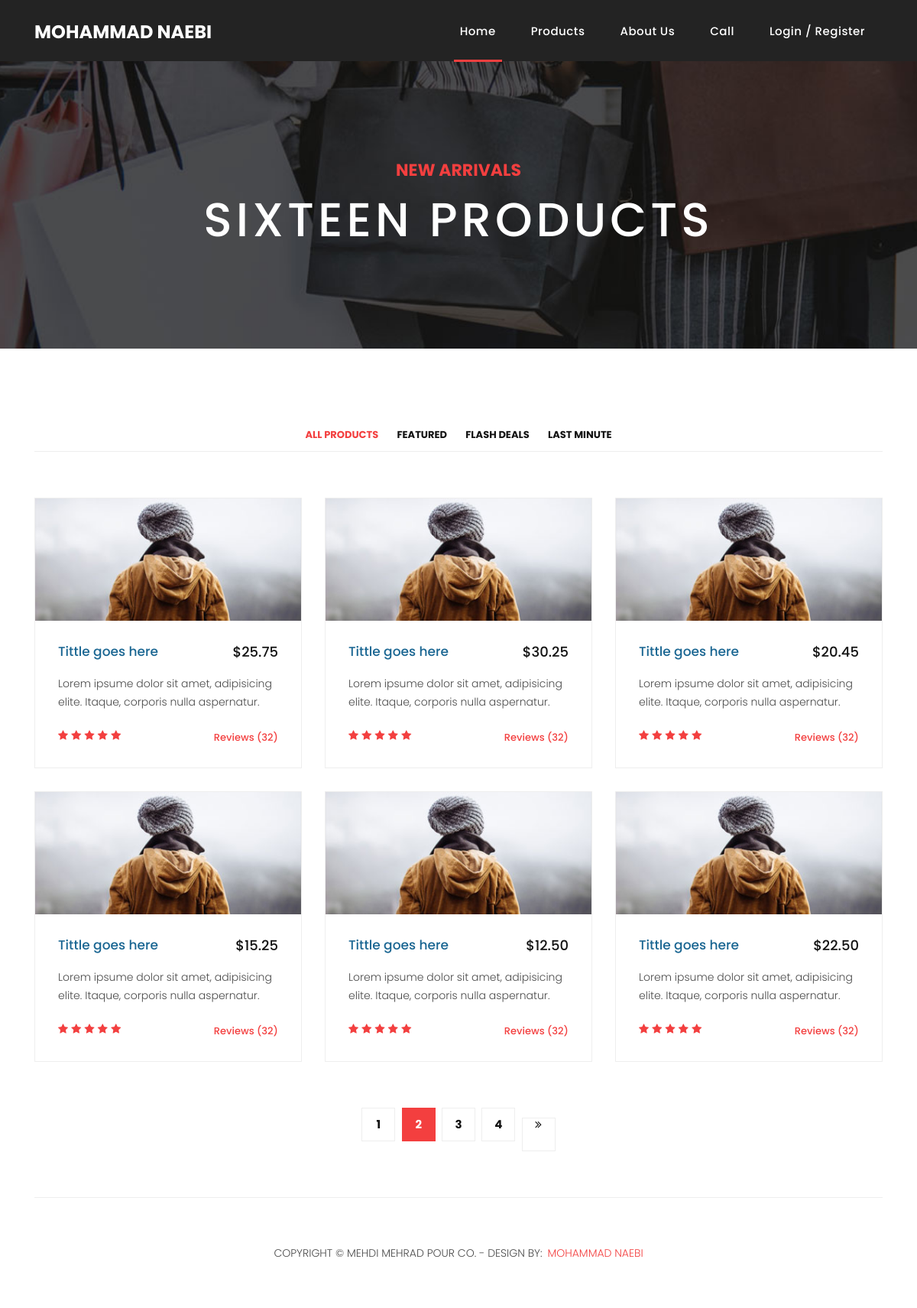
/products/, run on an earlier commit of the app's database.
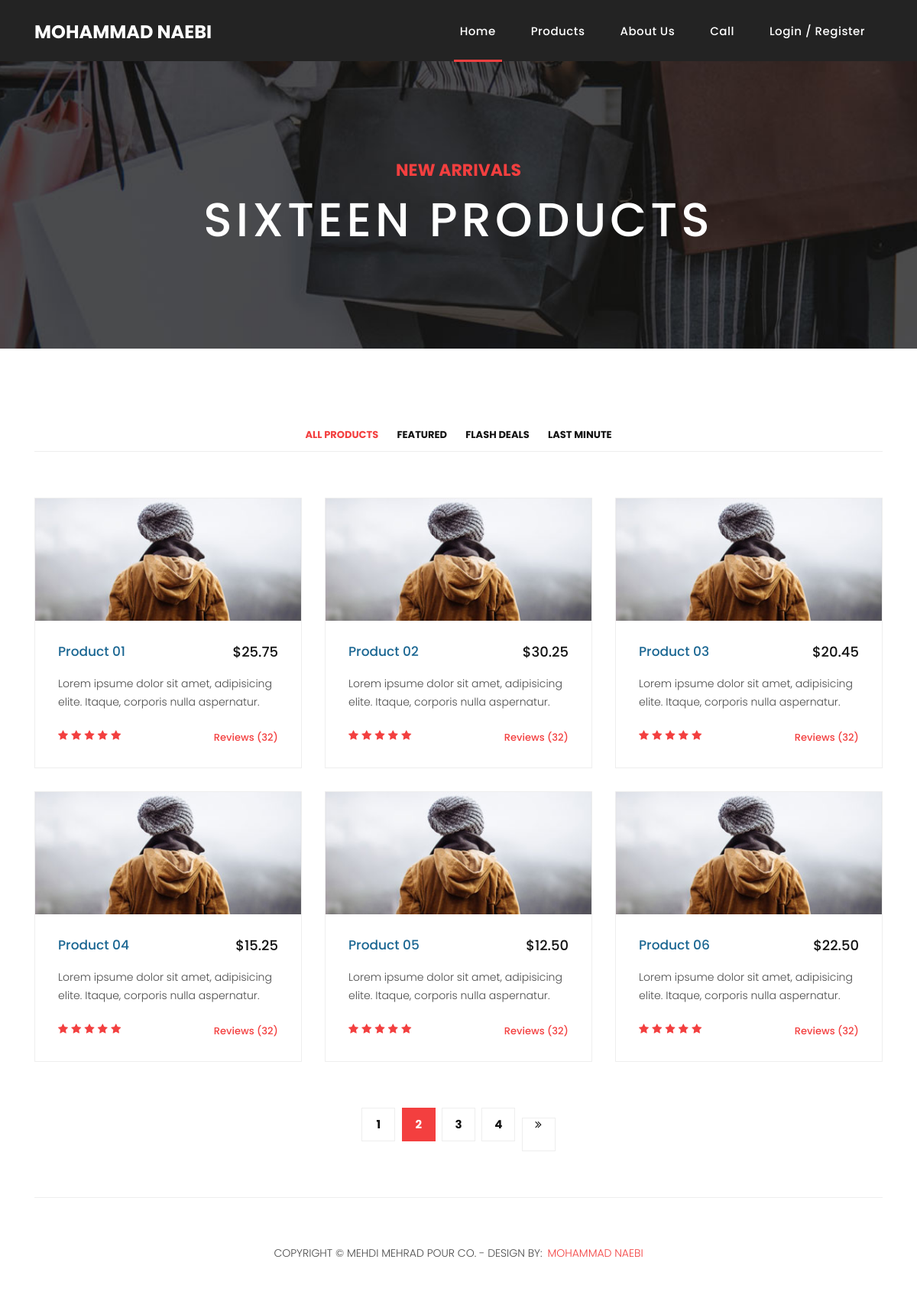
And on a later commit of the database.
### app_products/models.py (models this page shows)
class Product(models.Model):
	name = models.CharField(max_length=200)
	price = models.IntegerField(null=True)
	short_distribution = models.CharField(max_length=300)
	distribution = models.TextField(null=True)
	is_exist = models.BooleanField(null=True)
	pic = models.ImageField(null=True, verbose_name='image')

### app_products/views.py (the view)
# urls.py: path('', views.show_products_page, name='products'),
def show_products_page(request):
	products = Product.objects.all()
	content = {
		"products" : products
	}
	return render(request, 'app_products/products.html', content)

### app_products/templates/app_products/products.html (shortened to what this page needs)
{% extends  'app_main/base.html' %}
{% block content %}
	<div class="page-heading products-heading header-text">
		<div class="container">
			<div class="row">
				<div class="col-md-12">
					<div class="text-content">
						<h4>new arrivals</h4>
						<h2>sixteen products</h2>
					</div>
				</div>
			</div>
		</div>
	</div>
	<div class="products">
		<div class="container">
			<div class="row">
				<div class="col-md-12">
					<div class="filters">
						<ul>
							<li class="active" data-filter="*">All Products</li>
							<li data-filter=".des">Featured</li>
							<li data-filter=".dev">Flash Deals</li>
							<li data-filter=".gra">Last Minute</li>
						</ul>
					</div>
				</div>
				<div class="col-md-12">
					<div class="filters-content">
						<div class="row">
							{% for product in products %}
								<div class="col-md-4">
									<div class="product-item">
										<a href="#"><img src="../../../static/assets/images/product_02.jpg"></a>
										<div class="down-content">
											<a href=""><h4>{{ product.name }}</h4></a>
											<h6>{{ product.price }}</h6>
											<p>{{ product.distribution }}</p>
											<ul class="stars">
												<li><i class="fa fa-star"></i></li>
												<li><i class="fa fa-star"></i></li>
												<li><i class="fa fa-star"></i></li>
												<li><i class="fa fa-star"></i></li>
												<li><i class="fa fa-star"></i></li>
											</ul>
											<span>Reviews (32)</span>
										</div>
									</div>
								</div>
							{% endfor %}
						</div>
					</div>
				</div>
				<div class="col-md-12">
					<ul class="pages">
						<li><a href="#">1</a></li>
						<li class="active"><a href="#">2</a></li>
						<li><a href="#">3</a></li>
						<li><a href="#">4</a></li>
						<li><a href="#"><i class="fa fa-angle-double-right"></i></a></li>
					</ul>
				</div>
			</div>
		</div>
	</div>
{% endblock %}

### app_main/templates/app_main/base.html (shortened to what this page needs)
<html lang="en">
<head>
	{% include 'app_main/link_head.html' %}
</head>
<body>
{% include 'app_main/site_header.html' %}
{% block content %}{% endblock %}
{% include 'app_main/site-footer.html' %}
</body>
</html>

### app_main/templates/app_main/link_head.html (shortened to what this page needs)
<link rel="stylesheet" href="../../../static/vendor/bootstrap/css/bootstrap.min.css">
<link rel="stylesheet" href="../../../static/assets/css/fontawesome.css">
<link rel="stylesheet" href="../../../static/assets/css/templatemo-sixteen.css">
<link rel="stylesheet" href="../../../static/assets/css/owl.css">

### app_main/templates/app_main/site_header.html (shortened to what this page needs)
<header>
	<nav class="navbar navbar-expand-lg">
		<div class="container">
			<a class="navbar-brand" href="index.html"><h2>Mohammad Naebi</h2></a>
			<div class="collapse navbar-collapse" id="navbarResponsive">
				<ul class="navbar-nav ml-auto">
					<li class="nav-item active">
						<a class="nav-link" href="{% url 'index' %}">Home
						</a>
					</li>
					<li class="nav-item">
						<a class="nav-link" href="{% url 'products' %}">Products</a>
					</li>
					<li class="nav-item">
						<a class="nav-link" href="{% url 'about-us' %}">About Us</a>
					</li>
					<li class="nav-item">
						<a class="nav-link" href="{% url 'contact-us' %}">Call</a>
					</li>
					<li class="nav-item">
						<a class="nav-link" href="{% url 'login' %}">Login / Register</a>
					</li>
				</ul>
			</div>
		</div>
	</nav>
</header>

### app_main/templates/app_main/site-footer.html
<footer>
	<div class="container">
		<div class="row">
			<div class="col-md-12">
				<div class="inner-content">
					<p>Copyright &copy; Mehdi Mehrad pour Co.
						- Design by: <a rel="nofollow noopener" href="#"
						                target="#">Mohammad Naebi</a></p>
				</div>
			</div>
		</div>
	</div>
</footer>

### static/assets/css/templatemo-sixteen.css (style rules this page uses)
body { font-family: 'Poppins', sans-serif; overflow-x: hidden; text-rendering: optimizeLegibility; -webkit-font-smoothing: antialiased; -moz-osx-font-smoothing: grayscale; }
p { margin-bottom: 0; font-size: 14px; font-weight: 300; color: #4a4a4a; line-height: 24px; }
a { text-decoration: none !important; }
ul { padding: 0; margin: 0; list-style: none; }
h1, h2, h3, h4, h5, h6 { margin: 0; }
.products-heading { background-image: url(../images/products-heading.jpg); }
.page-heading { padding: 210px 0 130px 0; text-align: center; background-position: center center; background-repeat: no-repeat; background-size: cover; }
.page-heading .text-content h4 { color: #f33f3f; font-size: 22px; text-transform: uppercase; font-weight: 700; margin-bottom: 15px; }
.page-heading .text-content h2 { color: #fff; font-size: 62px; text-transform: uppercase; letter-spacing: 5px; }
header { position: absolute; z-index: 99999; width: 100%; height: 80px; background-color: #232323; -webkit-transition: all 0.3s ease-in-out 0s; -moz-transition: all 0.3s ease-in-out 0s; -o-transition: all 0.3s ease-in-out 0s; transition: all 0.3s ease-in-out 0s; }
header .navbar { padding: 17px 0px; }
.navbar .navbar-brand { float: left; margin-top: -12px; outline: none; }
.navbar .navbar-brand h2 { color: #fff; text-transform: uppercase; font-size: 24px; font-weight: 700; -webkit-transition: all .3s ease 0s; -moz-transition: all .3s ease 0s; -o-transition: all .3s ease 0s; transition: all .3s ease 0s; }
#navbarResponsive { z-index: 999; }
.navbar-collapse { text-align: center; }
.navbar .navbar-nav .nav-item { margin: 0px 15px; }
.navbar .navbar-nav a.nav-link { text-transform: capitalize; font-size: 15px; font-weight: 500; letter-spacing: 0.5px; color: #fff; transition: all 0.5s; margin-top: 5px; }
.navbar .navbar-nav .nav-link:hover, .navbar .navbar-nav .active > .nav-link, .navbar .navbar-nav .nav-link.active, .navbar .navbar-nav .nav-link.show, .navbar .navbar-nav .show > .nav-link { color: #fff; padding-bottom: 25px; border-bottom: 3px solid #f33f3f; }
.product-item { border: 1px solid #eee; margin-bottom: 30px; }
.product-item .down-content { padding: 30px; position: relative; }
.product-item img { width: 100%; overflow: hidden; }
.product-item .down-content h4 { font-size: 17px; color: #1a6692; margin-bottom: 20px; }
.product-item .down-content h6 { position: absolute; top: 30px; right: 30px; font-size: 18px; color: #121212; }
.product-item .down-content p { margin-bottom: 20px; }
.product-item .down-content ul li { display: inline-block; }
.product-item .down-content ul li i { color: #f33f3f; font-size: 14px; }
.product-item .down-content span { position: absolute; right: 30px; bottom: 30px; font-size: 13px; color: #f33f3f; font-weight: 500; }
footer { text-align: center; }
footer .inner-content { border-top: 1px solid #eee; margin-top: 60px; padding: 60px 0px; }
footer .inner-content p { text-transform: uppercase; }
footer .inner-content p a { color: #f33f3f; margin-left: 3px; }
.products { margin-top: 100px; }
.products .filters { text-align: center; border-bottom: 1px solid #eee; padding-bottom: 10px; margin-bottom: 60px; }
.products .filters li { text-transform: uppercase; font-size: 13px; font-weight: 700; color: #121212; display: inline-block; margin: 0px 10px; transition: all .3s; cursor: pointer; }
.products .filters ul li.active, .products .filters ul li:hover { color: #f33f3f; }
.products ul.pages { margin-top: 30px; text-align: center; }
.products ul.pages li { display: inline-block; margin: 0px 2px; }
.products ul.pages li a { width: 44px; height: 44px; display: inline-block; line-height: 42px; border: 1px solid #eee; font-size: 15px; font-weight: 700; color: #121212; transition: all .3s; }
.products ul.pages li a:hover, .products ul.pages li.active a { background-color: #f33f3f; border-color: #f33f3f; color: #fff; }

What changed in the data, as far as the page shows it:
changed Product: name "Tittle goes here" → "Product 01"
changed Product: name "Tittle goes here" → "Product 02"
changed Product: name "Tittle goes here" → "Product 03"
changed Product: name "Tittle goes here" → "Product 04"
changed Product: name "Tittle goes here" → "Product 05"
changed Product: name "Tittle goes here" → "Product 06"
